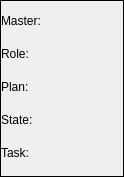
<?xml version="1.0" encoding="UTF-8"?>
<ui version="4.0">
 <class>AlicaWidget</class>
 <widget class="QFrame" name="AlicaWidget">
  <property name="enabled">
   <bool>true</bool>
  </property>
  <property name="geometry">
   <rect>
    <x>0</x>
    <y>0</y>
    <width>124</width>
    <height>177</height>
   </rect>
  </property>
  <property name="maximumSize">
   <size>
    <width>400</width>
    <height>300</height>
   </size>
  </property>
  <property name="windowTitle">
   <string>Alica Client</string>
  </property>
  <property name="frameShape">
   <enum>QFrame::Box</enum>
  </property>
  <layout class="QHBoxLayout" name="horizontalLayout">
   <property name="spacing">
    <number>0</number>
   </property>
   <property name="leftMargin">
    <number>0</number>
   </property>
   <property name="topMargin">
    <number>0</number>
   </property>
   <property name="rightMargin">
    <number>0</number>
   </property>
   <property name="bottomMargin">
    <number>0</number>
   </property>
   <item>
    <layout class="QVBoxLayout" name="verticalLblLayout">
     <property name="spacing">
      <number>0</number>
     </property>
     <property name="sizeConstraint">
      <enum>QLayout::SetMinimumSize</enum>
     </property>
     <item>
      <widget class="QLabel" name="masterPlanLbl">
       <property name="sizePolicy">
        <sizepolicy hsizetype="Minimum" vsizetype="Minimum">
         <horstretch>0</horstretch>
         <verstretch>0</verstretch>
        </sizepolicy>
       </property>
       <property name="maximumSize">
        <size>
         <width>85</width>
         <height>27</height>
        </size>
       </property>
       <property name="text">
        <string>Master:</string>
       </property>
      </widget>
     </item>
     <item>
      <widget class="QLabel" name="roleLbl">
       <property name="maximumSize">
        <size>
         <width>35</width>
         <height>27</height>
        </size>
       </property>
       <property name="text">
        <string>Role:</string>
       </property>
      </widget>
     </item>
     <item>
      <widget class="QLabel" name="planLbl">
       <property name="maximumSize">
        <size>
         <width>35</width>
         <height>27</height>
        </size>
       </property>
       <property name="text">
        <string>Plan:</string>
       </property>
      </widget>
     </item>
     <item>
      <widget class="QLabel" name="stateLbl">
       <property name="maximumSize">
        <size>
         <width>40</width>
         <height>27</height>
        </size>
       </property>
       <property name="text">
        <string>State:</string>
       </property>
      </widget>
     </item>
     <item>
      <widget class="QLabel" name="taskLbl">
       <property name="maximumSize">
        <size>
         <width>35</width>
         <height>27</height>
        </size>
       </property>
       <property name="text">
        <string>Task:</string>
       </property>
      </widget>
     </item>
    </layout>
   </item>
   <item>
    <layout class="QVBoxLayout" name="verticalValLayout">
     <item>
      <widget class="QLabel" name="masterPlanVal">
       <property name="maximumSize">
        <size>
         <width>16777215</width>
         <height>27</height>
        </size>
       </property>
       <property name="text">
        <string/>
       </property>
      </widget>
     </item>
     <item>
      <widget class="QLabel" name="roleVal">
       <property name="maximumSize">
        <size>
         <width>16777215</width>
         <height>27</height>
        </size>
       </property>
       <property name="text">
        <string/>
       </property>
      </widget>
     </item>
     <item>
      <widget class="QLabel" name="planVal">
       <property name="maximumSize">
        <size>
         <width>16777215</width>
         <height>27</height>
        </size>
       </property>
       <property name="text">
        <string/>
       </property>
      </widget>
     </item>
     <item>
      <widget class="QLabel" name="stateVal">
       <property name="maximumSize">
        <size>
         <width>16777215</width>
         <height>27</height>
        </size>
       </property>
       <property name="text">
        <string/>
       </property>
      </widget>
     </item>
     <item>
      <widget class="QLabel" name="taskVal">
       <property name="maximumSize">
        <size>
         <width>16777215</width>
         <height>27</height>
        </size>
       </property>
       <property name="text">
        <string/>
       </property>
      </widget>
     </item>
    </layout>
   </item>
  </layout>
 </widget>
 <layoutdefault spacing="0" margin="0"/>
 <resources/>
 <connections/>
</ui>
